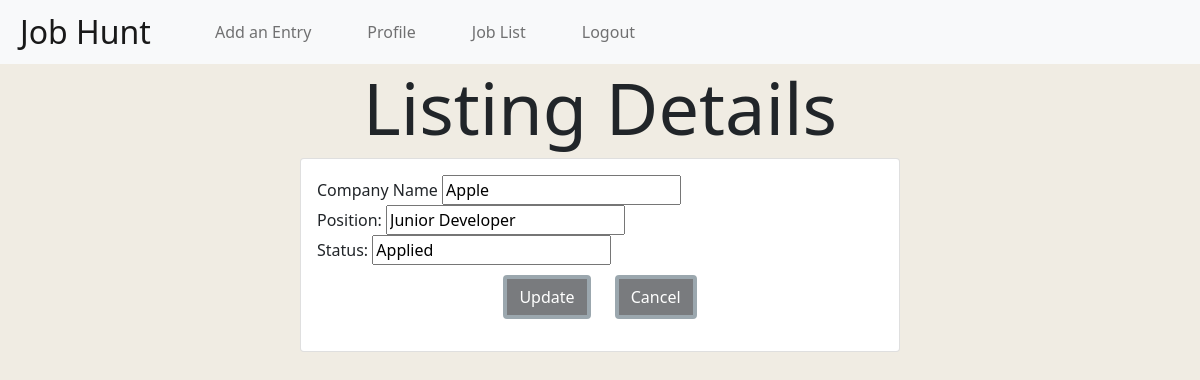
Screenshot of /jobs/17/edit (signed in) with the database file from the repository.
### jobHuntApp/models.py (models this page shows)
class Job(models.Model):
    company_name = models.CharField(max_length=50)
    position = models.CharField(max_length=50)
    status = models.CharField(max_length=50)
    created_by = models.ForeignKey(User, related_name="jobs", on_delete=models.CASCADE, null=True)
    users_follow_up = models.ManyToManyField(User, related_name="jobs_users_marked")
    created_at = models.DateTimeField(auto_now_add=True)
    updated_at = models.DateTimeField(auto_now=True)
    objects = JobManager()

### jobHuntApp/views.py (the view)
# urls.py: path('jobs/<int:job_id>/edit', views.edit_entry),
def edit_entry(request, job_id):
    if 'user_id' not in request.session:
        return redirect('/')
    context = {
        "job": Job.objects.get(id=job_id)
    }
    return render(request, "listingdetails.html", context)

### jobHuntApp/templates/listingdetails.html (shortened to what this page needs)
    <head>
        <link href="https://cdn.jsdelivr.net/npm/bootstrap@5.1.0/dist/css/bootstrap.min.css" rel="stylesheet">
        <link rel="stylesheet" href="/static/css/style.css">
    </head>
    <body>
        {% include "navBar.html" %}
        <div class="container">
            <h1 class="display-2 text-center">Listing Details</h1>
            <div class="card mx-auto" style="width:600px">
                <div class="card-body">
                    <form action="/jobs/{{job.id}}/update" method="POST">
                        <div class="form-group row">
                            <label for="company_name">Company Name <input type="text" name="company_name" value="{{ job.company_name }}"></label>
                        </div>
                        <div class="form-group row">
                            <label for="position">Position: <input type="text" name="position" value="{{job.position}}"></label>
                        </div>
                        <div class="form-group row">
                            <label for="status">Status: <input type="text" name="status" value="{{job.status}}"></label>
                        </div>
                        <div class="col text-center">
                            <input type="submit" value="Update" class="btn btn-Dark">
                            <a class="btn btn-Dark" href="/jobs" role="button">Cancel </a>
                        </div>
                    </form>
                </div>
            </div>
        </div>
    </body>
</html>

### jobHuntApp/static/css/style.css (style rules this page uses)
body { background-color: #F0ECE3; }
a { text-decoration: none; color: #596E79; }
.btn { margin: 10px 10px 0 10px; border: 4px #596E79 solid; opacity: 60%; }

### rows the page displays
Job: company_name "Apple", position "Junior Developer", status "Applied"
